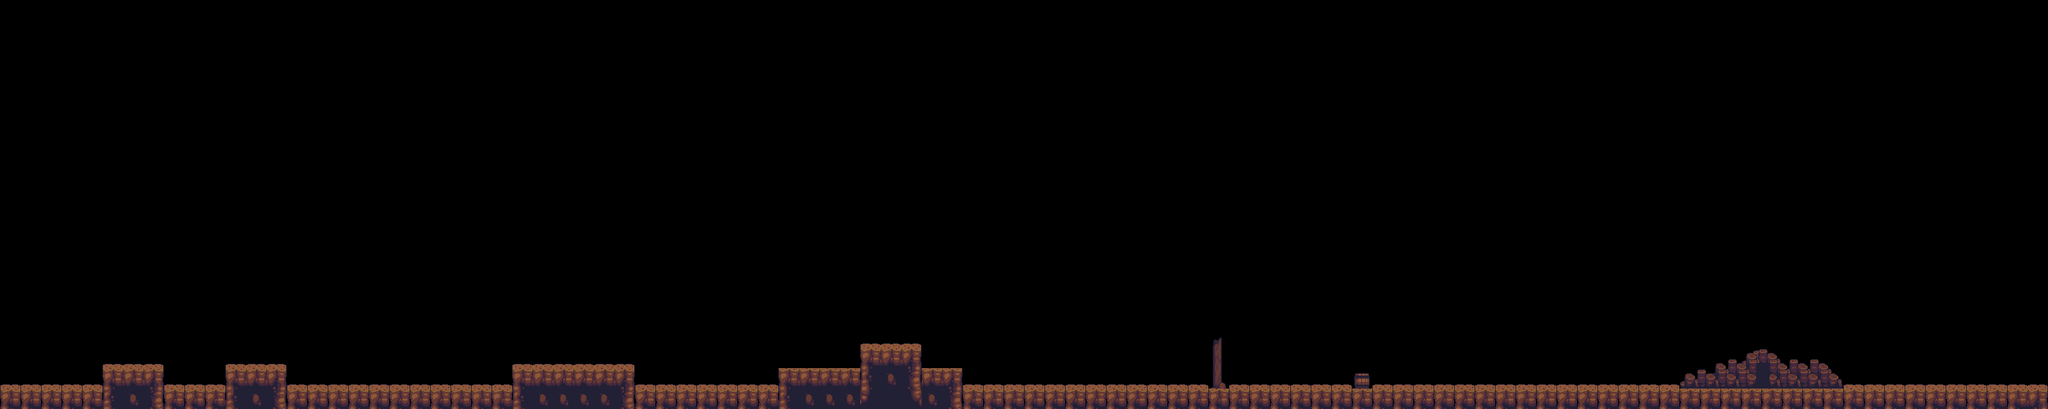

The image is a tile-based game level rendered from a .tmx file. Its description and complete source (layers, tilesets, objects, tile grids) follow:
An orthogonal 100x20 tile map with 32x32 px tiles, 1 tile layer (Tile Layer 1).

<map version="1.2" tiledversion="1.2.1" orientation="orthogonal" renderorder="right-down" width="100" height="20" tilewidth="32" tileheight="32" infinite="0" nextlayerid="4" nextobjectid="1">
 <tileset firstgid="1" source="tsONE.tsx" />
 <layer id="1" name="Tile Layer 1" width="100" height="20">
  <data encoding="csv">
0,0,0,0,0,0,0,0,0,0,0,0,0,0,0,0,0,0,0,0,0,0,0,0,0,0,0,0,0,0,0,0,0,0,0,0,0,0,0,0,0,0,0,0,0,0,0,0,0,0,0,0,0,0,0,0,0,0,0,0,0,0,0,0,0,0,0,0,0,0,0,0,0,0,0,0,0,0,0,0,0,0,0,0,0,0,0,0,0,0,0,0,0,0,0,0,0,0,0,0,
0,0,0,0,0,0,0,0,0,0,0,0,0,0,0,0,0,0,0,0,0,0,0,0,0,0,0,0,0,0,0,0,0,0,0,0,0,0,0,0,0,0,0,0,0,0,0,0,0,0,0,0,0,0,0,0,0,0,0,0,0,0,0,0,0,0,0,0,0,0,0,0,0,0,0,0,0,0,0,0,0,0,0,0,0,0,0,0,0,0,0,0,0,0,0,0,0,0,0,0,
0,0,0,0,0,0,0,0,0,0,0,0,0,0,0,0,0,0,0,0,0,0,0,0,0,0,0,0,0,0,0,0,0,0,0,0,0,0,0,0,0,0,0,0,0,0,0,0,0,0,0,0,0,0,0,0,0,0,0,0,0,0,0,0,0,0,0,0,0,0,0,0,0,0,0,0,0,0,0,0,0,0,0,0,0,0,0,0,0,0,0,0,0,0,0,0,0,0,0,0,
0,0,0,0,0,0,0,0,0,0,0,0,0,0,0,0,0,0,0,0,0,0,0,0,0,0,0,0,0,0,0,0,0,0,0,0,0,0,0,0,0,0,0,0,0,0,0,0,0,0,0,0,0,0,0,0,0,0,0,0,0,0,0,0,0,0,0,0,0,0,0,0,0,0,0,0,0,0,0,0,0,0,0,0,0,0,0,0,0,0,0,0,0,0,0,0,0,0,0,0,
0,0,0,0,0,0,0,0,0,0,0,0,0,0,0,0,0,0,0,0,0,0,0,0,0,0,0,0,0,0,0,0,0,0,0,0,0,0,0,0,0,0,0,0,0,0,0,0,0,0,0,0,0,0,0,0,0,0,0,0,0,0,0,0,0,0,0,0,0,0,0,0,0,0,0,0,0,0,0,0,0,0,0,0,0,0,0,0,0,0,0,0,0,0,0,0,0,0,0,0,
0,0,0,0,0,0,0,0,0,0,0,0,0,0,0,0,0,0,0,0,0,0,0,0,0,0,0,0,0,0,0,0,0,0,0,0,0,0,0,0,0,0,0,0,0,0,0,0,0,0,0,0,0,0,0,0,0,0,0,0,0,0,0,0,0,0,0,0,0,0,0,0,0,0,0,0,0,0,0,0,0,0,0,0,0,0,0,0,0,0,0,0,0,0,0,0,0,0,0,0,
0,0,0,0,0,0,0,0,0,0,0,0,0,0,0,0,0,0,0,0,0,0,0,0,0,0,0,0,0,0,0,0,0,0,0,0,0,0,0,0,0,0,0,0,0,0,0,0,0,0,0,0,0,0,0,0,0,0,0,0,0,0,0,0,0,0,0,0,0,0,0,0,0,0,0,0,0,0,0,0,0,0,0,0,0,0,0,0,0,0,0,0,0,0,0,0,0,0,0,0,
0,0,0,0,0,0,0,0,0,0,0,0,0,0,0,0,0,0,0,0,0,0,0,0,0,0,0,0,0,0,0,0,0,0,0,0,0,0,0,0,0,0,0,0,0,0,0,0,0,0,0,0,0,0,0,0,0,0,0,0,0,0,0,0,0,0,0,0,0,0,0,0,0,0,0,0,0,0,0,0,0,0,0,0,0,0,0,0,0,0,0,0,0,0,0,0,0,0,0,0,
0,0,0,0,0,0,0,0,0,0,0,0,0,0,0,0,0,0,0,0,0,0,0,0,0,0,0,0,0,0,0,0,0,0,0,0,0,0,0,0,0,0,0,0,0,0,0,0,0,0,0,0,0,0,0,0,0,0,0,0,0,0,0,0,0,0,0,0,0,0,0,0,0,0,0,0,0,0,0,0,0,0,0,0,0,0,0,0,0,0,0,0,0,0,0,0,0,0,0,0,
0,0,0,0,0,0,0,0,0,0,0,0,0,0,0,0,0,0,0,0,0,0,0,0,0,0,0,0,0,0,0,0,0,0,0,0,0,0,0,0,0,0,0,0,0,0,0,0,0,0,0,0,0,0,0,0,0,0,0,0,0,0,0,0,0,0,0,0,0,0,0,0,0,0,0,0,0,0,0,0,0,0,0,0,0,0,0,0,0,0,0,0,0,0,0,0,0,0,0,0,
0,0,0,0,0,0,0,0,0,0,0,0,0,0,0,0,0,0,0,0,0,0,0,0,0,0,0,0,0,0,0,0,0,0,0,0,0,0,0,0,0,0,0,0,0,0,0,0,0,0,0,0,0,0,0,0,0,0,0,0,0,0,0,0,0,0,0,0,0,0,0,0,0,0,0,0,0,0,0,0,0,0,0,0,0,0,0,0,0,0,0,0,0,0,0,0,0,0,0,0,
0,0,0,0,0,0,0,0,0,0,0,0,0,0,0,0,0,0,0,0,0,0,0,0,0,0,0,0,0,0,0,0,0,0,0,0,0,0,0,0,0,0,0,0,0,0,0,0,0,0,0,0,0,0,0,0,0,0,0,0,0,0,0,0,0,0,0,0,0,0,0,0,0,0,0,0,0,0,0,0,0,0,0,0,0,0,0,0,0,0,0,0,0,0,0,0,0,0,0,0,
0,0,0,0,0,0,0,0,0,0,0,0,0,0,0,0,0,0,0,0,0,0,0,0,0,0,0,0,0,0,0,0,0,0,0,0,0,0,0,0,0,0,0,0,0,0,0,0,0,0,0,0,0,0,0,0,0,0,0,0,0,0,0,0,0,0,0,0,0,0,0,0,0,0,0,0,0,0,0,0,0,0,0,0,0,0,0,0,0,0,0,0,0,0,0,0,0,0,0,0,
0,0,0,0,0,0,0,0,0,0,0,0,0,0,0,0,0,0,0,0,0,0,0,0,0,0,0,0,0,0,0,0,0,0,0,0,0,0,0,0,0,0,0,0,0,0,0,0,0,0,0,0,0,0,0,0,0,0,0,0,0,0,0,0,0,0,0,0,0,0,0,0,0,0,0,0,0,0,0,0,0,0,0,0,0,0,0,0,0,0,0,0,0,0,0,0,0,0,0,0,
0,0,0,0,0,0,0,0,0,0,0,0,0,0,0,0,0,0,0,0,0,0,0,0,0,0,0,0,0,0,0,0,0,0,0,0,0,0,0,0,0,0,0,0,0,0,0,0,0,0,0,0,0,0,0,0,0,0,0,0,0,0,0,0,0,0,0,0,0,0,0,0,0,0,0,0,0,0,0,0,0,0,0,0,0,0,0,0,0,0,0,0,0,0,0,0,0,0,0,0,
0,0,0,0,0,0,0,0,0,0,0,0,0,0,0,0,0,0,0,0,0,0,0,0,0,0,0,0,0,0,0,0,0,0,0,0,0,0,0,0,0,0,0,0,0,0,0,0,0,0,0,0,0,0,0,0,0,0,0,0,0,0,0,0,0,0,0,0,0,0,0,0,0,0,0,0,0,0,0,0,0,0,0,0,0,0,0,0,0,0,0,0,0,0,0,0,0,0,0,0,
0,0,0,0,0,0,0,0,0,0,0,0,0,0,0,0,0,0,0,0,0,0,0,0,0,0,0,0,0,0,0,0,0,0,0,0,0,0,0,0,0,0,31,32,33,0,0,0,0,0,0,0,0,0,0,0,0,0,0,46,0,0,0,0,0,0,0,0,0,0,0,0,0,0,0,0,0,0,0,0,0,0,0,0,0,0,0,0,0,0,0,0,0,0,0,0,0,0,0,0,
0,0,0,0,0,31,32,33,0,0,0,31,32,33,0,0,0,0,0,0,0,0,0,0,0,31,32,32,32,32,33,0,0,0,0,0,0,0,0,0,0,0,41,42,43,0,0,0,0,0,0,0,0,0,0,0,0,0,0,56,0,0,0,0,0,0,0,0,0,0,0,0,0,0,0,0,0,0,0,0,0,0,13,14,15,16,17,18,19,20,0,0,0,0,0,0,0,0,0,0,
31,31,31,31,31,41,42,43,31,31,31,41,42,43,31,31,31,31,31,31,31,31,31,31,31,41,42,42,42,42,43,31,31,31,31,31,31,31,41,42,42,42,51,52,53,42,43,31,31,31,31,31,31,31,31,31,31,31,31,66,31,31,31,31,31,31,57,31,31,31,31,31,31,31,31,31,31,31,31,31,31,31,23,24,25,26,27,28,29,30,31,31,31,31,31,31,31,31,31,33,
41,41,41,41,41,51,52,53,41,41,41,51,52,53,41,41,41,41,41,41,41,41,41,41,41,51,52,52,52,52,53,41,41,41,41,41,41,41,51,52,52,52,61,62,63,52,53,41,41,41,41,41,41,41,41,41,41,41,41,41,41,41,41,41,41,41,41,41,41,41,41,41,41,41,41,41,41,41,41,41,41,41,41,41,41,41,41,41,41,41,41,41,41,41,41,41,41,41,41,43
</data>
 </layer>
</map>
